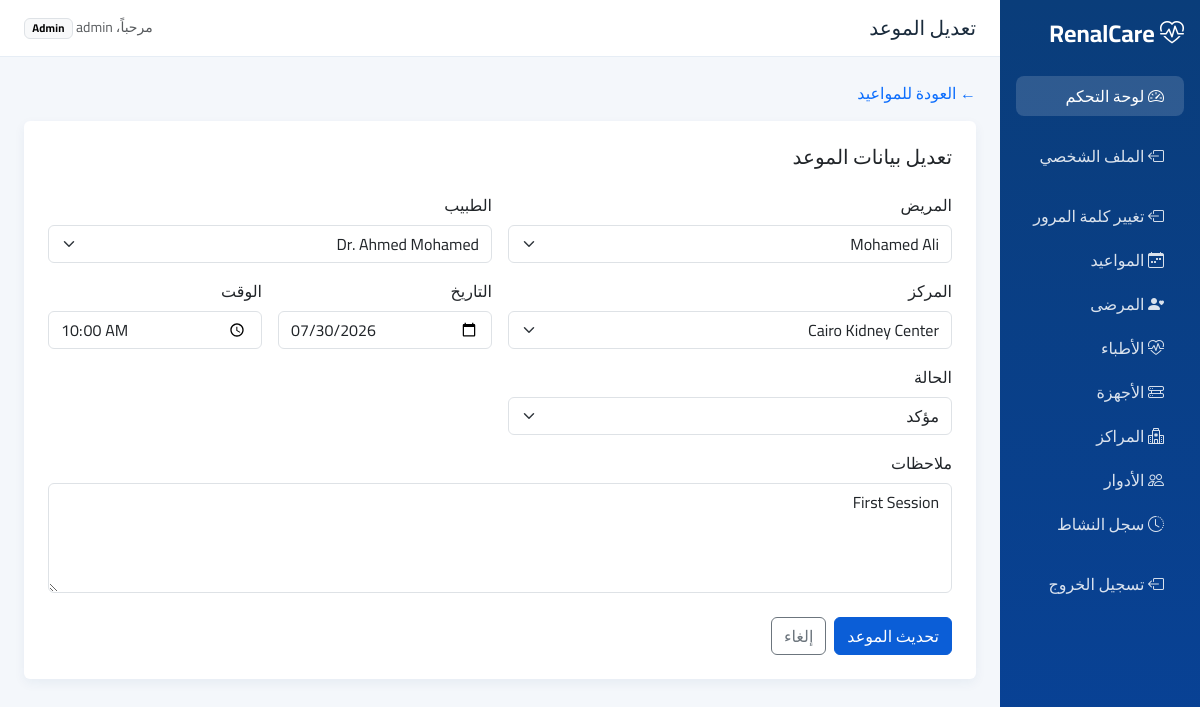
Page /admin-appointment-form.php?id=1 (signed in) on the committed database.
### tables this page shows
CREATE TABLE `appointments` (
  `id` int(11) NOT NULL,
  `patient_id` int(11) DEFAULT NULL,
  `doctor_id` int(11) DEFAULT NULL,
  `center_id` int(11) DEFAULT NULL,
  `appointment_date` date DEFAULT NULL,
  `appointment_time` time DEFAULT NULL,
  `notes` text DEFAULT NULL,
  `status` enum('pending','approved','completed','cancelled') DEFAULT 'pending'
);

CREATE TABLE `patients` (
  `id` int(11) NOT NULL,
  `user_id` int(11) DEFAULT NULL,
  `full_name` varchar(100) DEFAULT NULL,
  `phone` varchar(20) DEFAULT NULL,
  `blood_type` varchar(5) DEFAULT NULL,
  `gender` enum('Male','Female') DEFAULT NULL,
  `birth_date` date DEFAULT NULL,
  `address` text DEFAULT NULL,
  `status` enum('active','inactive') DEFAULT 'active'
);

CREATE TABLE `doctors` (
  `id` int(11) NOT NULL,
  `user_id` int(11) DEFAULT NULL,
  `full_name` varchar(100) DEFAULT NULL,
  `specialty` varchar(100) DEFAULT NULL,
  `phone` varchar(20) DEFAULT NULL,
  `center_id` int(11) DEFAULT NULL,
  `status` enum('active','inactive') DEFAULT 'active'
);

CREATE TABLE `centers` (
  `id` int(11) NOT NULL,
  `name` varchar(100) DEFAULT NULL,
  `address` text DEFAULT NULL,
  `phone` varchar(20) DEFAULT NULL
);

### admin-appointment-form.php (the view, shortened to what this page needs)
<?php
require_once("config/database.php");
$editing = false;
$patient_id = "";
$doctor_id = "";
$center_id = "";
$appointment_date = "";
$appointment_time = "";
$notes = "";
$status = "pending";
if (isset($_GET['id']) && is_numeric($_GET['id']))
{
    $appointment_id = (int)$_GET['id'];
    $query = "SELECT *
              FROM appointments
              WHERE id='$appointment_id'";
    $result = mysqli_query($conn, $query);
    if (mysqli_num_rows($result) == 1)
    {
        $appointment = mysqli_fetch_assoc($result);
        $editing = true;
        $patient_id = $appointment['patient_id'];
        $doctor_id = $appointment['doctor_id'];
        $center_id = $appointment['center_id'];
        $appointment_date = $appointment['appointment_date'];
        $appointment_time = $appointment['appointment_time'];
        $notes = $appointment['notes'];
        $status = $appointment['status'];
    }
    else
    {
        header("Location: admin-appointments.php");
        exit;
    }
}
$patients_query = "SELECT id, full_name
                   FROM patients
                   WHERE status='active'
                   ORDER BY full_name ASC";
$patients_result = mysqli_query($conn, $patients_query);
$doctors_query = "SELECT id, full_name
                  FROM doctors
                  WHERE status='active'
                  ORDER BY full_name ASC";
$doctors_result = mysqli_query($conn, $doctors_query);
$centers_query = "SELECT id, name
                  FROM centers
                  ORDER BY name ASC";
$centers_result = mysqli_query($conn, $centers_query);
?>
<?php include "includes/head.php"; ?>
<body>
<div class="container-fluid">
<div class="row">
<?php include("includes/sidebar.php"); ?>
<main class="col-md-9 col-lg-10 p-0">
<?php include("includes/topbar.php"); ?>
<div class="p-4">
<div class="mb-3">
<a
href="admin-appointments.php"
class="text-decoration-none">
← العودة للمواعيد
</a>
</div>
<div class="card p-4">
<h2 class="h5 mb-4">
<?= $editing ? "تعديل بيانات الموعد" : "إضافة موعد جديد"; ?>
</h2>
<form action="" method="post">
<div class="row g-3">
<div class="col-md-6">
<label class="form-label">
المريض
</label>
<select
name="patient_id"
class="form-select"
required>
<?php while ($patient = mysqli_fetch_assoc($patients_result)): ?>
<option
value="<?= $patient['id']; ?>"
<?= $patient_id == $patient['id'] ? "selected" : ""; ?>>
<?= htmlspecialchars($patient['full_name']); ?>
</option>
<?php endwhile; ?>
</select>
</div>
<div class="col-md-6">
<label class="form-label">
الطبيب
</label>
<select
name="doctor_id"
class="form-select"
required>
<?php while ($doctor = mysqli_fetch_assoc($doctors_result)): ?>
<option
value="<?= $doctor['id']; ?>"
<?= $doctor_id == $doctor['id'] ? "selected" : ""; ?>>
<?= htmlspecialchars($doctor['full_name']); ?>
</option>
<?php endwhile; ?>
</select>
</div>
<div class="col-md-6">
<label class="form-label">
المركز
</label>
<select
name="center_id"
class="form-select"
required>
<?php while ($center = mysqli_fetch_assoc($centers_result)): ?>
<option
value="<?= $center['id']; ?>"
<?= $center_id == $center['id'] ? "selected" : ""; ?>>
<?= htmlspecialchars($center['name']); ?>
</option>
<?php endwhile; ?>
</select>
</div>
<div class="col-md-3">
<label class="form-label">
التاريخ
</label>
<input
type="date"
name="appointment_date"
class="form-control"
value="<?= htmlspecialchars($appointment_date); ?>"
min="<?= date('Y-m-d'); ?>"
required>
</div>
<div class="col-md-3">
<label class="form-label">
الوقت
</label>
<input
type="time"
name="appointment_time"
class="form-control"
value="<?= htmlspecialchars($appointment_time); ?>"
required>
</div>
<div class="col-md-6">
<label class="form-label">
الحالة
</label>
<select
name="status"
class="form-select"
required>
<option
value="approved"
<?= $status == "approved" ? "selected" : ""; ?>>
مؤكد
</option>
</select>
</div>
<div class="col-12">
<label class="form-label">
ملاحظات
</label>
<textarea
name="notes"
class="form-control"
rows="4"
placeholder="اكتبي أي ملاحظات خاصة بالموعد"><?= htmlspecialchars($notes); ?></textarea>
</div>
</div>
<div class="mt-4 d-flex gap-2">
<button
type="submit"
name="submit"
class="btn btn-primary">
<?= $editing ? "تحديث الموعد" : "حفظ الموعد"; ?>
</button>
<a
href="admin-appointments.php"
class="btn btn-outline-secondary">
إلغاء
</a>
</div>
</form>
</div>
</div>
</main>
</div>
</div>
</body>
</html>

### assets/css/app.css (style rules this page uses)
:root { --kc-primary: #0b5ed7; --kc-primary-dark: #084298; --kc-bg: #f4f7fb; --kc-sidebar: #0a3d7a; --kc-card: #ffffff; --kc-text: #1a2b3c; --kc-muted: #6c757d; }
body { font-family: "Cairo", system-ui, sans-serif; background: var(--kc-bg); color: var(--kc-text); }
.card { border: 0; box-shadow: 0 0.25rem 0.75rem rgba(10, 61, 122, 0.06); }
.btn-primary { background-color: var(--kc-primary); border-color: var(--kc-primary); }

### rows in the picture
appointments: patient_id "Mohamed Ali", doctor_id "Dr. Ahmed Mohamed", center_id "Cairo Kidney Center", appointment_date "07/30/2026", appointment_time "10:00:00", status "مؤكد", notes "First Session"

### other values in the picture
$title "تعديل الموعد"
$_SESSION['user_name'] "admin"
